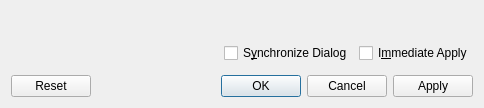
<?xml version="1.0" encoding="UTF-8"?>
<ui version="4.0">
 <class>InsetParamsUi</class>
 <widget class="QDialog" name="InsetParamsUi">
  <property name="geometry">
   <rect>
    <x>0</x>
    <y>0</y>
    <width>484</width>
    <height>108</height>
   </rect>
  </property>
  <property name="focusPolicy">
   <enum>Qt::NoFocus</enum>
  </property>
  <property name="windowTitle">
   <string>Inset Parameter Configuration</string>
  </property>
  <layout class="QGridLayout" name="gridLayout">
   <item row="0" column="0" colspan="2">
    <widget class="QStackedWidget" name="stackedWidget">
     <property name="currentIndex">
      <number>0</number>
     </property>
     <widget class="QWidget" name="page"/>
     <widget class="QWidget" name="page_2"/>
    </widget>
   </item>
   <item row="1" column="0">
    <spacer>
     <property name="orientation">
      <enum>Qt::Horizontal</enum>
     </property>
     <property name="sizeHint" stdset="0">
      <size>
       <width>31</width>
       <height>31</height>
      </size>
     </property>
    </spacer>
   </item>
   <item row="1" column="1">
    <layout class="QHBoxLayout" name="horizontalLayout">
     <item>
      <widget class="QCheckBox" name="synchronizedCB">
       <property name="toolTip">
        <string>Update dialog when moving context</string>
       </property>
       <property name="text">
        <string>S&amp;ynchronize Dialog</string>
       </property>
      </widget>
     </item>
     <item>
      <widget class="QCheckBox" name="immediateApplyCB">
       <property name="toolTip">
        <string>Apply settings immediately</string>
       </property>
       <property name="layoutDirection">
        <enum>Qt::LeftToRight</enum>
       </property>
       <property name="text">
        <string>I&amp;mmediate Apply</string>
       </property>
      </widget>
     </item>
    </layout>
   </item>
   <item row="2" column="0" colspan="2">
    <layout class="QHBoxLayout">
     <property name="spacing">
      <number>6</number>
     </property>
     <property name="leftMargin">
      <number>0</number>
     </property>
     <property name="topMargin">
      <number>0</number>
     </property>
     <property name="rightMargin">
      <number>0</number>
     </property>
     <property name="bottomMargin">
      <number>0</number>
     </property>
     <item>
      <widget class="QDialogButtonBox" name="buttonBox">
       <property name="standardButtons">
        <set>QDialogButtonBox::Apply|QDialogButtonBox::Cancel|QDialogButtonBox::Ok|QDialogButtonBox::Reset</set>
       </property>
      </widget>
     </item>
    </layout>
   </item>
  </layout>
 </widget>
 <tabstops>
  <tabstop>immediateApplyCB</tabstop>
 </tabstops>
 <includes>
  <include location="local">qt_i18n.h</include>
 </includes>
 <resources/>
 <connections/>
</ui>
